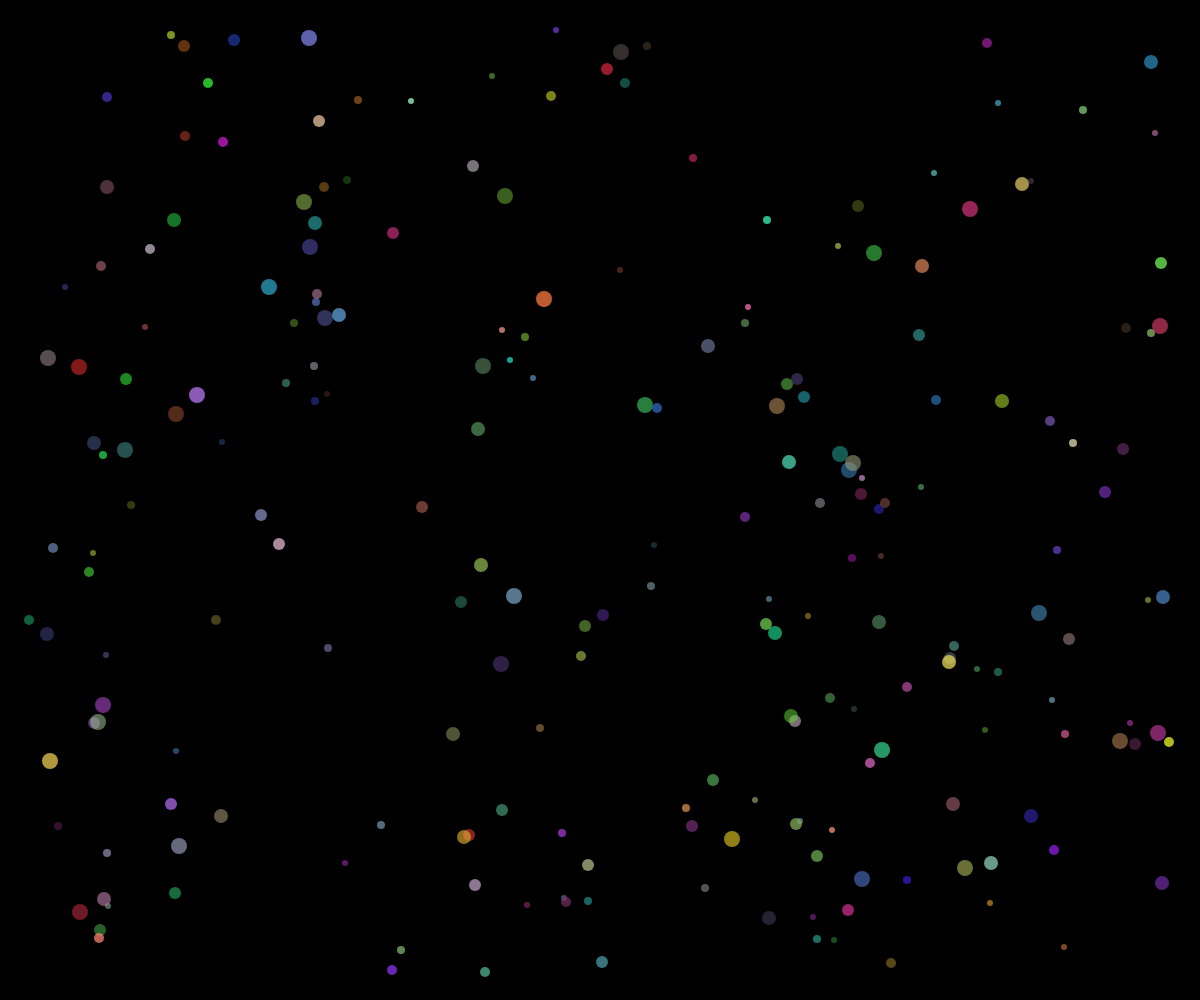
Frame 1 (no input)
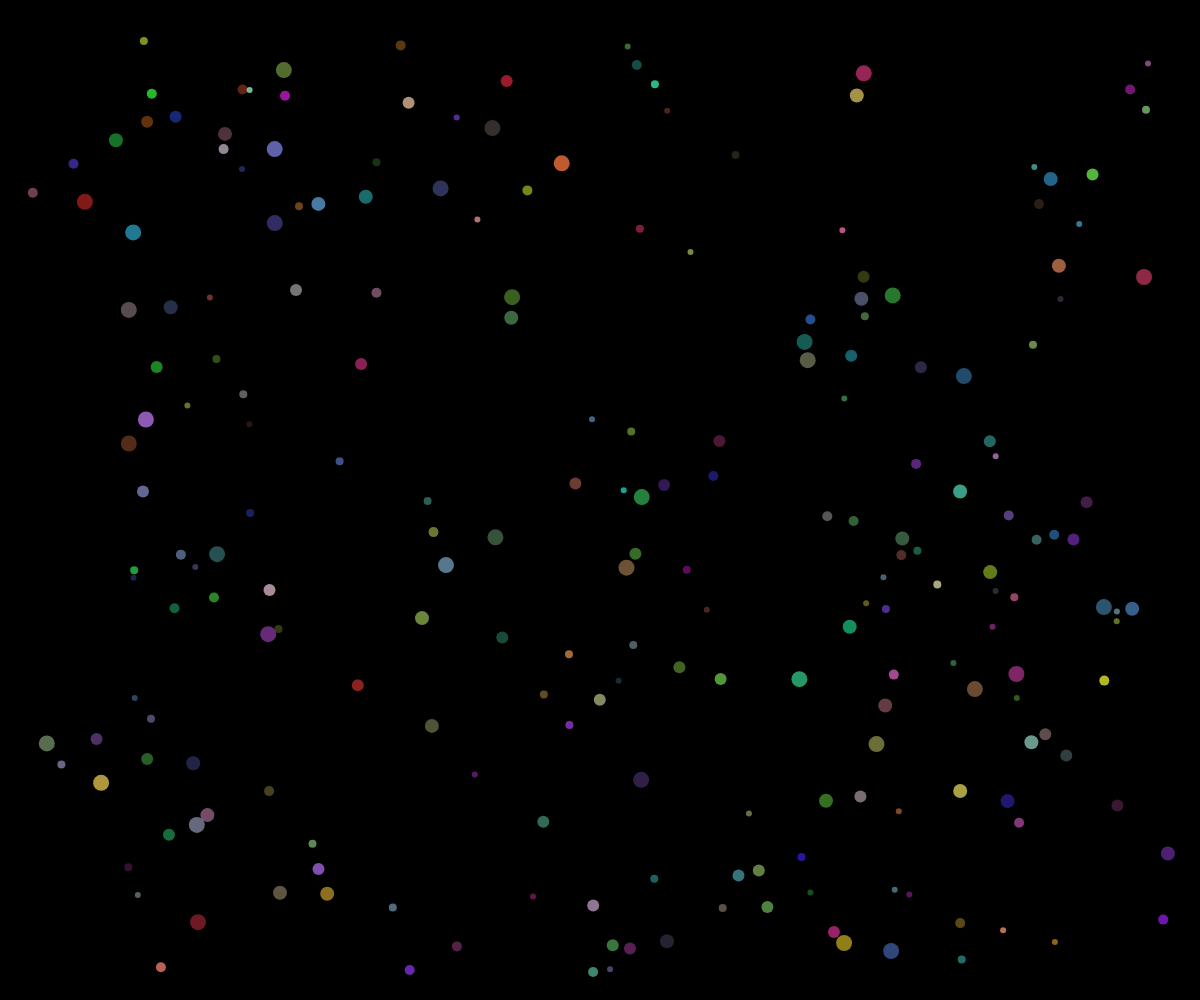
Frame 60 (no input)
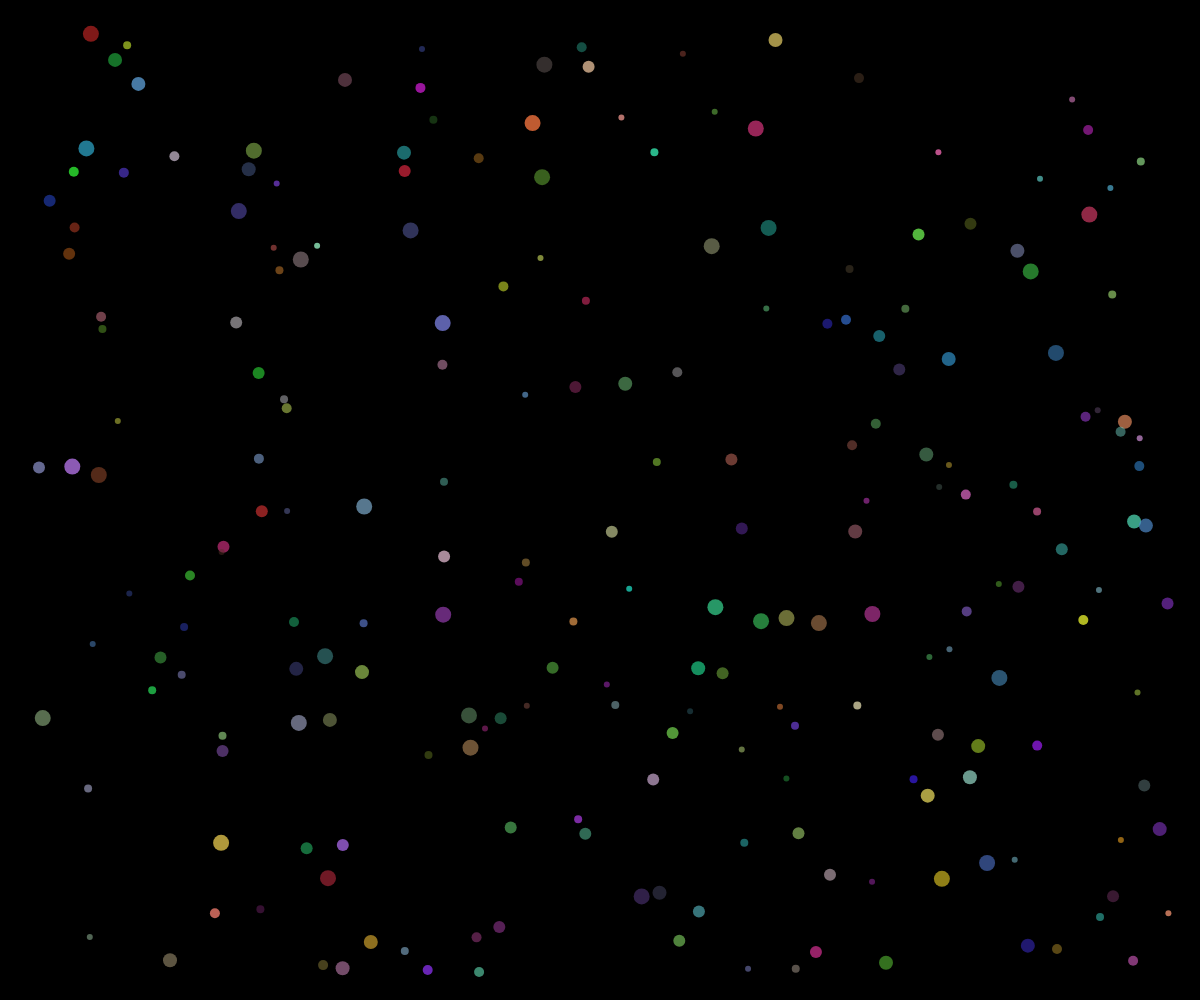
Frame 120 (the mouse pressed at the canvas centre since frame 60)

The p5.js sketch that drew these frames (run headless with seeded random() and noise() and a simulated clock; from frame 60 on, the mouse is pressed at the canvas centre):

// p5.js sketch
// ── sketch.js
var w = window.innerWidth;
var h = window.innerHeight;
var balls;
var offset = 25;
var vectin = 30;
var coef = .05;
var sizeMin = 3;
var sizeMax = 8;

var decay = 1;
var decCounter = 0;
var decRefresh = 50;

//var numballs = Math.floor((window.innerWidth*window.innerHeight)/2/Math.pow((sizeMin+sizeMax)/2,Math.pow(sizeMine,1.5)));
var numballs = Math.floor(window.innerWidth*window.innerHeight/500/(sizeMin+sizeMax))

function setup() {
  createCanvas(w,h);
  balls = [];
  for(var i = 0; i < numballs; i++) {
    balls.push(new Ball(rand(offset,w-offset), rand(offset,h-offset), randVector(-vectin,vectin)*coef, randVector(-vectin,vectin)*coef, rand(sizeMin,sizeMax),[rand(30,255),rand(30,255),rand(30,255),rand(100,200)]));
  }
  frameRate(50);
}




function draw() {
  decCounter++;
  decCounter %= decRefresh;
  background(0);
  for(var i = 0; i < balls.length; i++) {
    balls[i].draw();
    balls[i].update();

    if(decCounter == 0) {
      balls[i].decay(decay);
    }

    //Hit Detect
    for(var x = i; x < balls.length; x++) {
      balls[i].hitDetect(balls[x]);
    }
  }
}


function randVector(x,y) {
  z = rand(x,y);
  while(z == 0) {
    z = rand(x,y);
  }
  return z;
}
function rand(x,y) {
  return floor(Math.random()*Math.abs(y-x+1)) + x;
}

// ── Ball.js
var offset = 0;
var decay = 1;
var vectors = [[1,1],[1,-1],[-1,1],[-1,-1],[1,0],[0,1],[-1,0],[0,-1]];

function Ball(x,y,xVector,yVector,radius,colors) {
  this.x = x;
  this.y = y;
  this.xVector = xVector;
  this.yVector = yVector;
  this.colors = colors;
  this.radius = radius;

  this.decay = function(decay) {
    this.xVector *= decay;
    this.yVector *= decay;
  }

  this.draw = function() {
    noStroke();
    fill(this.colors[0],this.colors[1],this.colors[2],this.colors[3]);
    ellipse(this.x,this.y,2*this.radius,2*this.radius)
  }
  this.update = function() {
    if(this.x <= (offset+this.radius) || this.x >= (-offset+width-this.radius)) {
      this.xVector *= -(decay);
    }
    if(this.y <= (offset+this.radius) || this.y >= (-offset+height-this.radius)) {
      this.yVector *= -(decay);
    }
    this.x += this.xVector;
    this.y += this.yVector;
  }

  this.hitDetect = function(ball2) {
    dist = Math.pow(this.x - ball2.x,2) + Math.pow(this.y - ball2.y,2);
    dist = Math.floor(Math.pow(dist,0.5));
    dist += this.radius/3;

    if(dist < this.radius + ball2.radius) {
      a = this.xVector;
      b = this.yVector;
      this.xVector = ball2.xVector;
      this.yVector = ball2.yVector;
      ball2.xVector = a;
      ball2.yVector = b;
      this.update();
    }
  }
}
